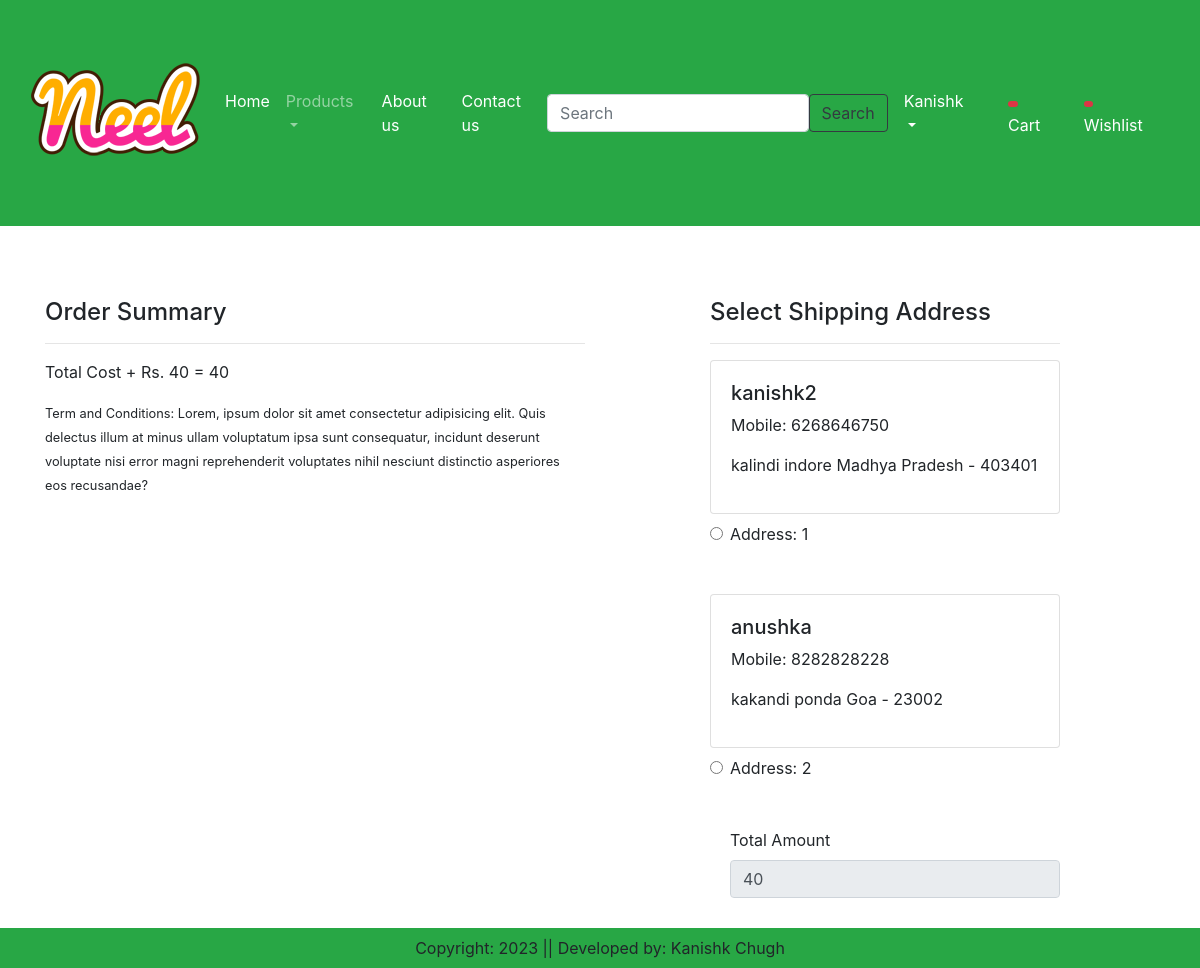
/checkout/ (signed in), run on an earlier commit of the app's database.
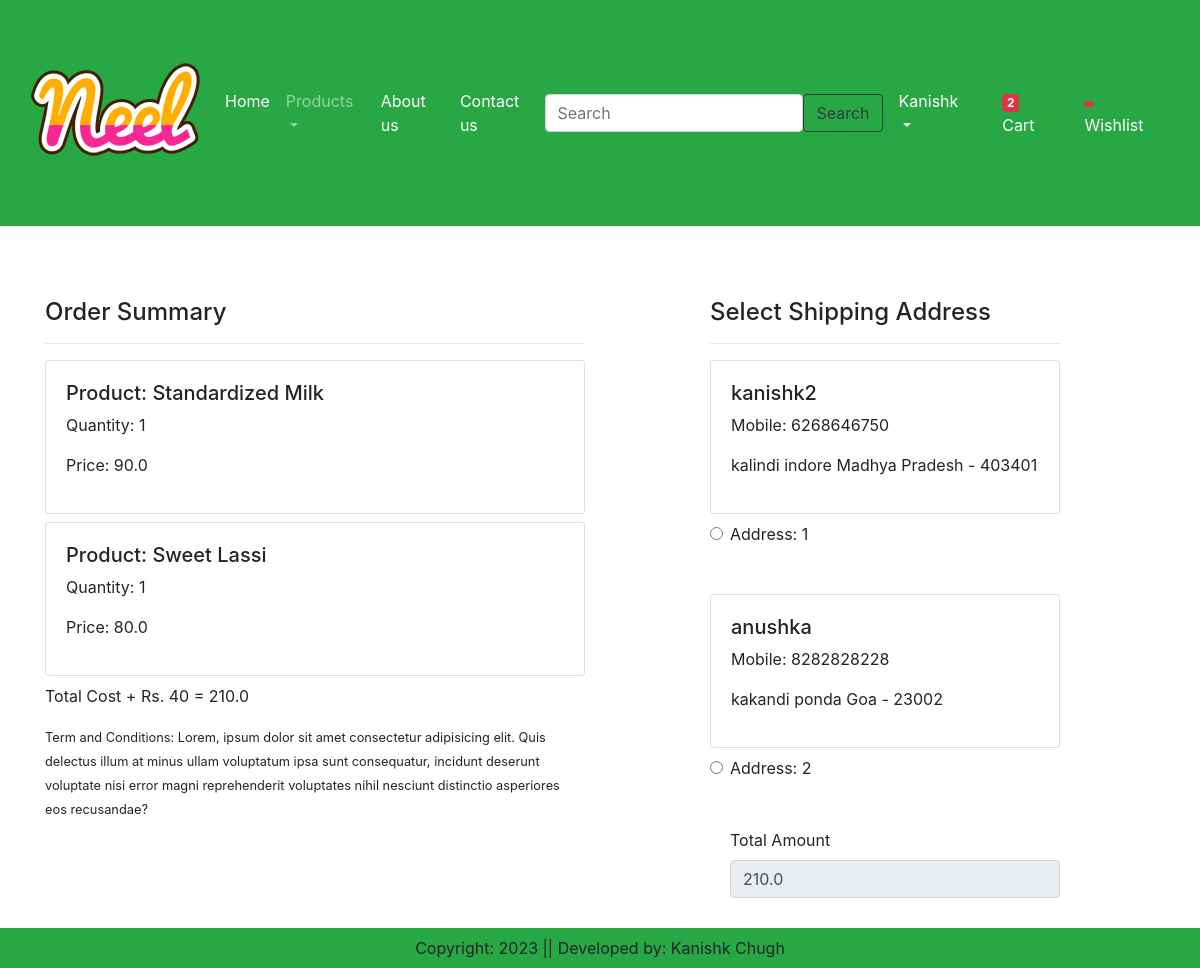
And on a later commit of the database.
### app/models.py (models this page shows, shortened)
class Customer(models.Model):
    user = models.ForeignKey(User, on_delete = models.CASCADE)
    name = models.CharField(max_length = 100)
    locality = models.CharField(max_length = 100)
    city = models.CharField(max_length = 100)
    mobile = models.IntegerField(default = 0)
    zipcode = models.IntegerField()
    state = models.CharField(choices = STATE_CHOICES, max_length = 100)

class Cart(models.Model):
    user = models.ForeignKey(User, on_delete = models.CASCADE)
    product = models.ForeignKey(Product, on_delete = models.CASCADE)
    quantity = models.PositiveIntegerField(default = 1)

class Product(models.Model):
    title = models.CharField(max_length = 100)
    selling_price = models.FloatField()
    discounted_price = models.FloatField()
    description = models.TextField()
    composition = models.TextField(default = '')
    prodapp = models.TextField(default = '')
    category = models.CharField(choices = CATEGORY_CHOICES, max_length = 100)
    product_image = models.ImageField(upload_to='product')

### app/views.py (the view, shortened to what this page needs)
# urls.py: path('checkout/', views.checkout.as_view(), name = 'checkout'),
@method_decorator(login_required,name='dispatch')
class checkout(View):
    def get(self, request):
        totalitem = 0
        wishitem = 0
        if request.user.is_authenticated:
            totalitem = len(Cart.objects.filter(user = request.user))
            wishitem = len(Wishlist.objects.filter(user = request.user))
        user = request.user
        add = Customer.objects.filter(user = user)
        cart_items = Cart.objects.filter(user = user)
        famount = 0
        for p in cart_items:
            value = p.quantity*(p.product.discounted_price)
            famount = famount + value
        totalamount = famount + 40
        razorpayamount = int(totalamount*100)
        client = razorpay.Client(auth = (settings.RAZOR_KEY_ID, settings.RAZOR_KEY_SECRET))
        data = {'amount' : razorpayamount, 'currency' : "INR", "receipt" : "order_rcptid_11"}
        payment_response = client.order.create(data=data)
        print("the payment response is", payment_response)
        order_id = payment_response['id']
        order_status = payment_response['status']
        return render(request, 'app/checkout.html', locals())

### app/templates/app/checkout.html (shortened to what this page needs)
{% extends 'app/base.html' %} {% load static %}
{% block main-content %}
    <div class="container">
        <div class="row mt-5">
            <div class="col-sm-6">
                <h4> Order Summary</h4>
                <hr>
                {% for item in cart_items %}
                    <div class="card mb-2">
                        <div class="card-body">
                            <h5>Product: {{item.product.title}}</h5>
                            <p>Quantity: {{item.quantity}}</p>
                            <p class="fw-bold">Price: {{item.product.discounted_price}}</p>
                        </div>
                    </div>
                {% endfor %}
                <p class="fw-bold">Total Cost + Rs. 40 = {{totalamount}}</p>
                <small>Term and Conditions: Lorem, ipsum dolor sit amet consectetur adipisicing elit. Quis delectus illum at minus ullam voluptatum ipsa sunt consequatur, incidunt deserunt voluptate nisi error magni reprehenderit voluptates nihil nesciunt distinctio asperiores eos recusandae?</small>
            </div>
            <div class="col-sm-4 offset-sm-1">
                <h4>Select Shipping Address</h4>
                <hr>
                <form action="post" id = "myform">
                    {% for ad in add %}
                        <div class="card">
                            <div class="card-body">
                                <h5>{{ad.name}}</h5>
                                <p>Mobile: {{ad.mobile}}</p>
                                <p>{{ad.locality}} {{ad.city}} {{ad.state}} - {{ad.zipcode}}</p>
                            </div>
                        </div>
                        <div class="form-check mt-2 mb-5">
                            <input type="radio" class="form-check-input" name="custid" id="custadd{{forloop.counter}}" value="{{ad.id}}">
                            <label class="form-check-label fw-bold" for = "custadd{{forloop.counter}}">
                                Address: {{forloop.counter}} </label>
                        </div>
                    {% endfor %}
                    <div class="form-check mb-3">
                        <label for="totalamount" class="form-label">Total Amount</label>
                        <input type="number" class="form-control" name="totalamount" value="{{totalamount}}" readonly>
                    </div>
                    <div class="text-end">
                        <button id="rzp-button1" type="submit" class="btn btn-warning mt-3 px-5 fw-bold">Payment</button>
                    </div>
                </form>
            </div>
        </div>
    </div>
{% endblock main-content %}

What changed in the data, as far as the page shows it:
added Cart: product "Standardized Milk", quantity "1", product.discounted_price "90.0"
added Cart: product "Sweet Lassi", quantity "1", product.discounted_price "80.0"
Also different on the page:
{{ totalitem }}: (not shown) → "2"
{{ totalamount }}: "40" → "210.0"
form field totalamount: "40" → "210.0"
